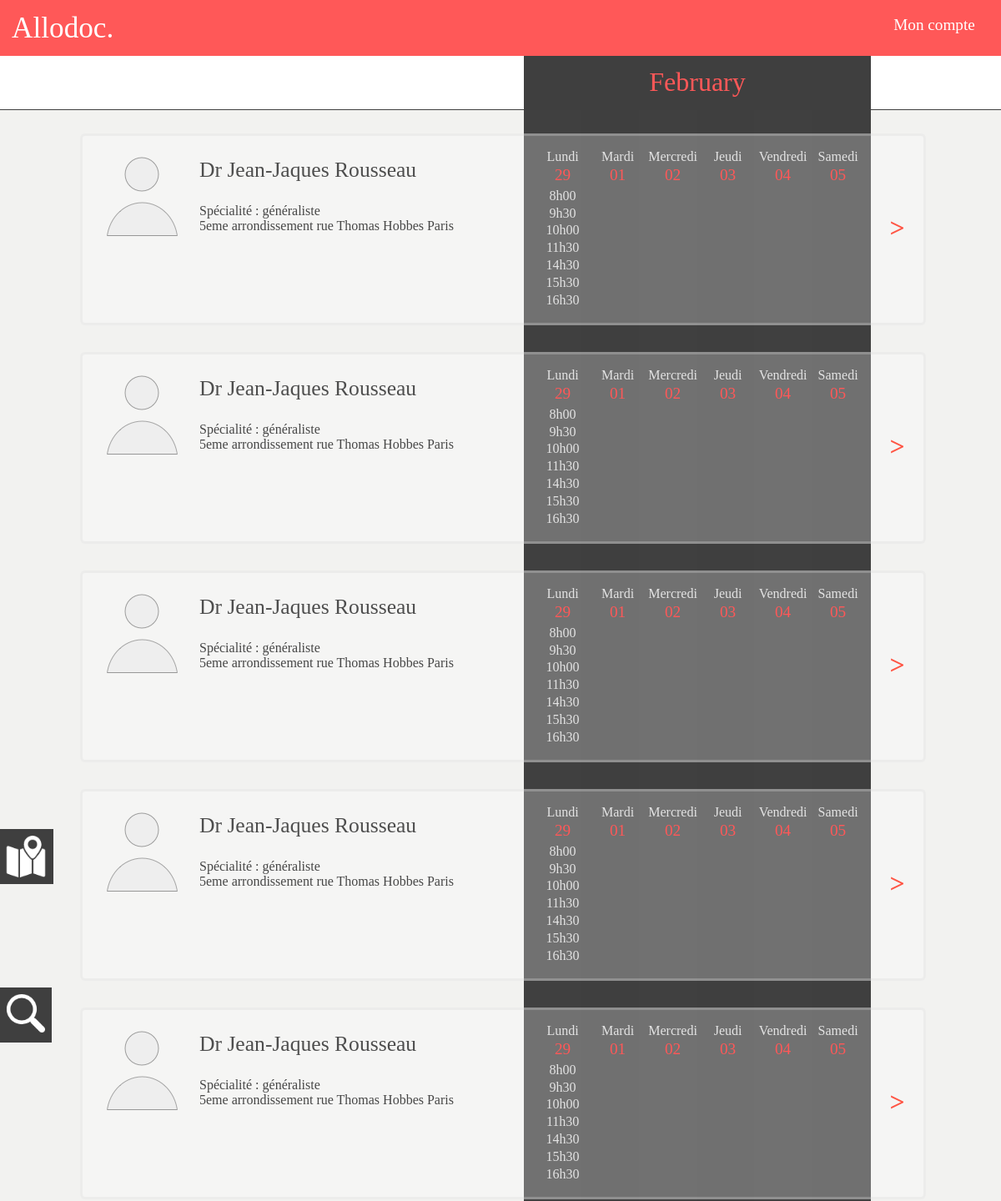
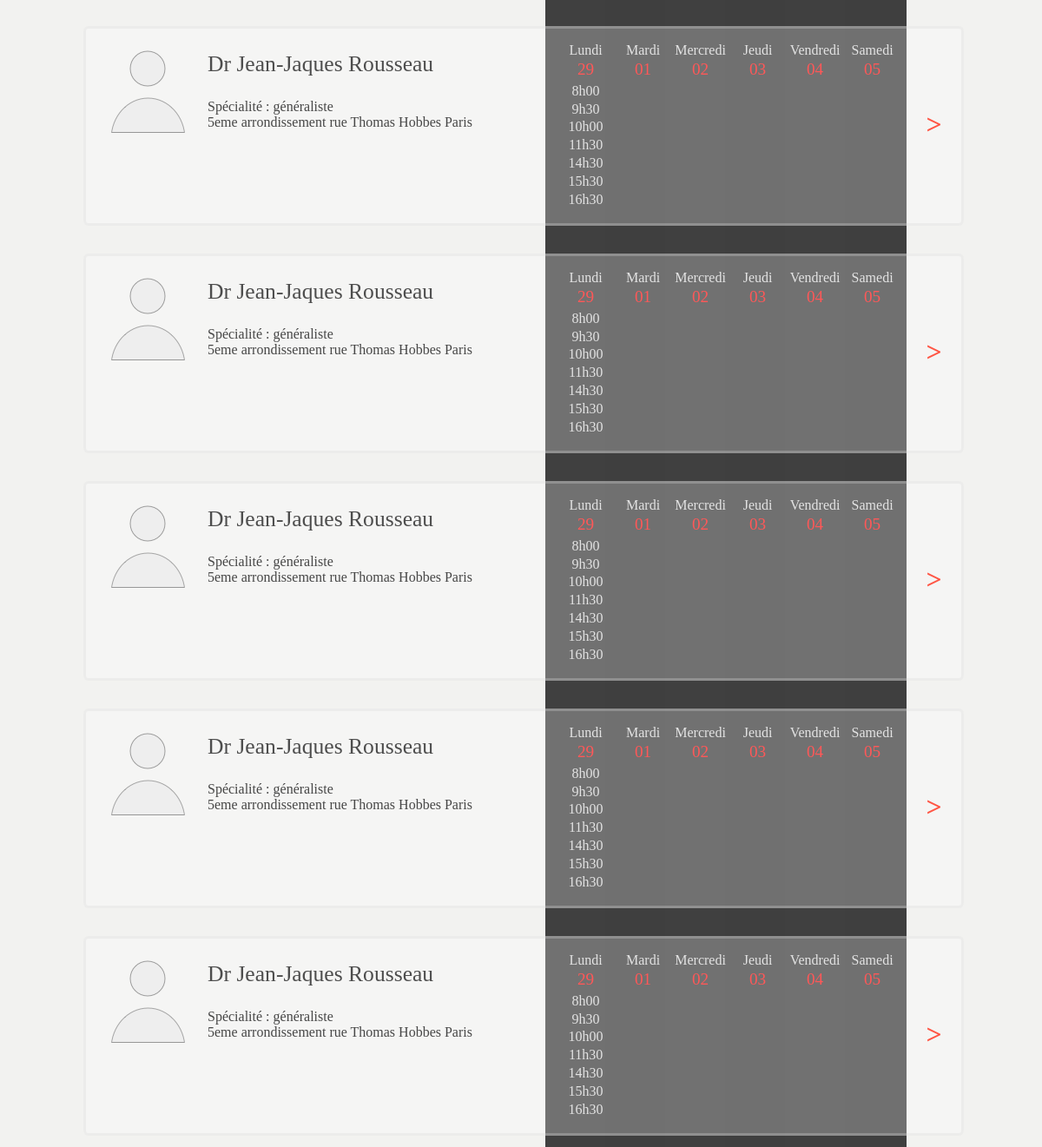
The page /result.php?d=1456704000& on the database its author committed (2 pictures, top to bottom).
### tables this page shows
CREATE TABLE IF NOT EXISTS `medecin` (
`m_id` int(8) NOT NULL,
  `m_nom` varchar(30) NOT NULL,
  `m_prenom` varchar(30) NOT NULL,
  `m_ville` varchar(30) NOT NULL,
  `m_cp` int(6) NOT NULL,
  `m_adresse` varchar(100) NOT NULL,
  `m_telephone` int(11) NOT NULL
);

### includes/calendar.php (the view, shortened to what this page needs)
<?php
function calendarHead($dates){
	$strDays = ['Lundi','Mardi','Mercredi','Jeudi','Vendredi','Samedi'];
	$nextWeek = $dates[0] + (7*3600*24);
	echo'<div class = "nextWeek_btn"> <a href="'.$_SERVER['PHP_SELF'].'?d='.$nextWeek.'&amp">></a> </div>';
   	echo'<div class="calendar">';
   	echo'  <table>';
   	echo'    <thead class = "calendar-head">';
   	echo'     <tr>';
	for($i=0;$i<6;$i++){
		echo '<th>'.$strDays[$i].'<br><p>'.date('d',$dates[$i]).'</p></th>';
	}
   	echo'     </tr>';
   	echo'    </thead>';
}
function getMedecin($id){
	$result = array();
	$sql = '
		SELECT m_nom , m_prenom , m_ville , m_cp , m_adresse
		FROM MEDECIN
		WHERE m_id = '.$id.'
	';
	$querry = mysql_query($sql) or die("Une requête à échouée.");
	while ($row = mysql_fetch_assoc($querry))
	{
		$result = $row;
	}
	return $result;
}
function displayMedecin($day)
{
	$id = 2;
	$medecin = getMedecin($id);
	$dates = array();
	for($i=0; $i<7; $i++){
		$dates[$i] = $day + ($i*3600*24);
	}
   echo'<div class="blocMedecin">';
   echo'<img src="img/128.png" class ="icnMedecin">';
   echo'<div class="infosMedecin">';
   echo'<p class = "nameMedecin"> Dr '.$medecin[m_prenom].' '.$medecin[m_nom].'</p>';
   echo'<p> Spécialité : généraliste<br>';
   echo $medecin[m_adresse].' '.$medecin[m_ville].'</p>';
   echo'</div>';
   calendarHead($dates);
   echo'    <tbody class = "calendar-body">';
   echo'       <tr>';
   echo'         <td>';
   echo'           <a class = "s-horraire" href = "#"> 8h00 </a><br>';
   echo'           <a class = "s-horraire" href = "#"> 9h30 </a><br>';
   echo'           <a class = "s-horraire" href = "#"> 10h00 </a><br>';
   echo'           <a class = "s-horraire" href = "#"> 11h30 </a><br>';
   echo'           <a class = "s-horraire" href = "#"> 14h30 </a><br>';
   echo'           <a class = "s-horraire" href = "#"> 15h30 </a><br>';
   echo'           <a class = "s-horraire" href = "#"> 16h30 </a><br>';
   echo'          </td>';
   echo'         </tr>';
   echo'       </tbody>';
   echo'      </table>';
   echo'     </div>';
   echo'    </div>';
}
?>

### stylesheets/result.css (style rules this page uses)
a { color: inherit; text-decoration: none; }
body { height: 100%; background-color: rgb(242,242,240); }
.blocMedecin { position: relative; font-family: 'avenir next'; margin-top: 2em; margin-left: 6em; width: 84%; height: 14em; background: url("../img/opa2.png"); background-repeat: repeat-x repeat-y; border: 3px solid rgba(215, 215, 215, .3); border-radius: 6px; }
.infosMedecin { position: relative; padding-left: 10%px; color: #464646; float: left; }
.nameMedecin { font-family:"Otama"; font-size: 1.6em; color: rgb(77, 77, 77); }
.icnMedecin { margin: 20px 20px 20px 20px; float: left; }
.nextWeek_btn { position: relative; top:41%; right: 0.7em; float: right; font: 2em 'Otama'; font-weight: bold; color:#FF5544; }
.calendar { position: relative; right: 3.2em; float:right; margin-top: 0.6em; margin-bottom: 2em; }
.calendar-head { color:#e3e3e3; margin:0; padding: 0; }
.calendar-head th { font: 1em 'Otama'; min-width:4em; line-height: 1.8em; text-align: center; }
.calendar-head p { font: 1.2em "avenir"; line-height: 0.8em; color: #ff5858; padding: 0; margin:0px 0px 5px 0px; }
.calendar-body { text-align: center; }
.s-horraire { font-weight: lighter; line-height:1.3em; color:#e3e3e3; transition: all 0.1s linear 0s; }

### rows shown on the page
medecin: m_prenom "Jean-Jaques Jean-Jaques Jean-Jaques Jean-Jaques Jean-Jaques Jean-Jaques Jean-Jaques Jean-Jaques Jean-Jaques Jean-Jaques", m_nom "Rousseau Rousseau Rousseau Rousseau Rousseau Rousseau Rousseau Rousseau Rousseau Rousseau", m_adresse "5eme arrondissement rue Thomas Hobbes 5eme arrondissement rue Thomas Hobbes 5eme arrondissement rue Thomas Hobbes 5eme arrondissement rue Thomas Hobbes 5eme arrondissement rue Thomas Hobbes 5eme arrondissement rue Thomas Hobbes 5eme arrondissement rue Thomas Hobbes 5eme arrondissement rue Thomas Hobbes 5eme arrondissement rue Thomas Hobbes 5eme arrondissement rue Thomas Hobbes", m_ville "Paris Paris Paris Paris Paris Paris Paris Paris Paris Paris"

### other values the page prints
date("F",$day) "February"
$strDays[$i] "Lundi"
date('d',$dates[$i]) "29"
$strDays[$i] "Mardi"
date('d',$dates[$i]) "01"
$strDays[$i] "Mercredi"
date('d',$dates[$i]) "02"
$strDays[$i] "Jeudi"
date('d',$dates[$i]) "03"
$strDays[$i] "Vendredi"
date('d',$dates[$i]) "04"
$strDays[$i] "Samedi"
date('d',$dates[$i]) "05"
